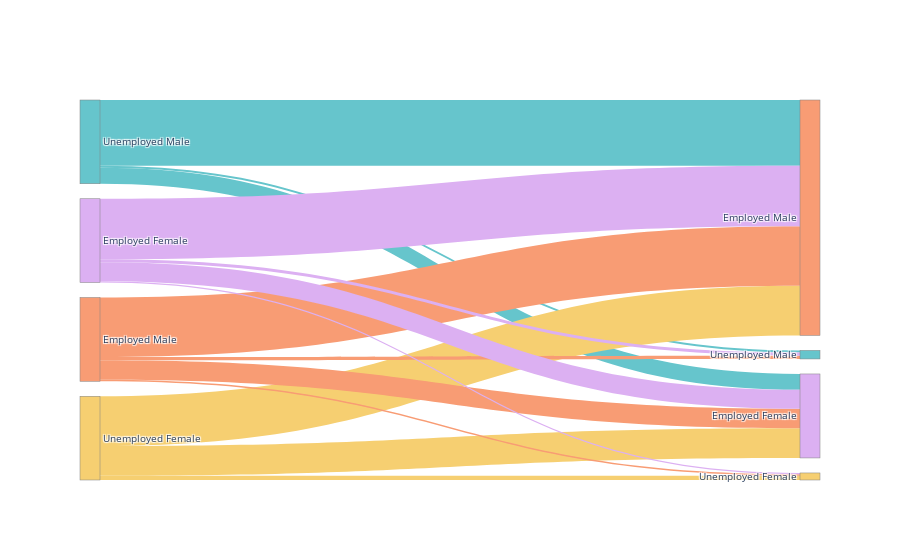

Notebook code for this chart:
### Code cell
g = Map(T, cdf0.to_numpy(), cdf1.to_numpy(), symmetric = False)
g.add_group(lambda x: x[f["unemployed"]] and x[f["sex"]] == 0, "Unemployed Male")
g.add_group(lambda x: x[f["unemployed"]] and x[f["sex"]] > 0, "Unemployed Female")
g.add_group(lambda x: x[f['... < 1 year']]==False and x[f["sex"]] == 0, "Employed Male")
g.add_group(lambda x: x[f['... < 1 year']]==False and x[f["sex"]]> 0, "Employed Female")
parallel_plot(g.group_adj,[gr[0] for gr in g.groups])

### Figure 1 — Plotly figure (JSON) as saved in the notebook; plotly's stock layout.template omitted (floating-point values rounded to 4 significant figures)
{"data": [{"link": {"color": ["rgb(102, 197, 204)", "rgb(102, 197, 204)", "rgb(102, 197, 204)", "rgb(246, 207, 113)", "rgb(246, 207, 113)", "rgb(246, 207, 113)", "rgb(248, 156, 116)", "rgb(248, 156, 116)", "rgb(248, 156, 116)", "rgb(248, 156, 116)", "rgb(220, 176, 242)", "rgb(220, 176, 242)", "rgb(220, 176, 242)", "rgb(220, 176, 242)"], "source": [0, 0, 0, 1, 1, 1, 2, 2, 2, 2, 3, 3, 3, 3], "target": [4, 6, 7, 5, 6, 7, 4, 5, 6, 7, 4, 5, 6, 7], "value": [0.02532, 0.7848, 0.1899, 0.05085, 0.5932, 0.3559, 0.03954, 0.01929, 0.7107, 0.2305, 0.03738, 0.01402, 0.722, 0.2266]}, "node": {"color": ["rgb(102, 197, 204)", "rgb(246, 207, 113)", "rgb(248, 156, 116)", "rgb(220, 176, 242)", "rgb(102, 197, 204)", "rgb(246, 207, 113)", "rgb(248, 156, 116)", "rgb(220, 176, 242)"], "label": ["Unemployed Male", "Unemployed Female", "Employed Male", "Employed Female", "Unemployed Male", "Unemployed Female", "Employed Male", "Employed Female"], "line": {"color": "gray", "width": 0.5}, "pad": 15, "thickness": 20}, "type": "sankey"}], "layout": {"font": {"size": 10}}}
